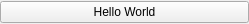
<?xml version="1.0" encoding="UTF-8"?>
<ui version="4.0">
 <class>DemoModuleA</class>
 <widget class="QFrame" name="DemoModuleA">
  <property name="geometry">
   <rect>
    <x>0</x>
    <y>0</y>
    <width>249</width>
    <height>24</height>
   </rect>
  </property>
  <property name="windowTitle">
   <string>Frame</string>
  </property>
  <layout class="QVBoxLayout" name="verticalLayout">
   <property name="leftMargin">
    <number>0</number>
   </property>
   <property name="topMargin">
    <number>0</number>
   </property>
   <property name="rightMargin">
    <number>0</number>
   </property>
   <property name="bottomMargin">
    <number>0</number>
   </property>
   <item>
    <widget class="QPushButton" name="pushButton">
     <property name="text">
      <string>Hello World</string>
     </property>
    </widget>
   </item>
  </layout>
 </widget>
 <resources/>
 <connections/>
</ui>
